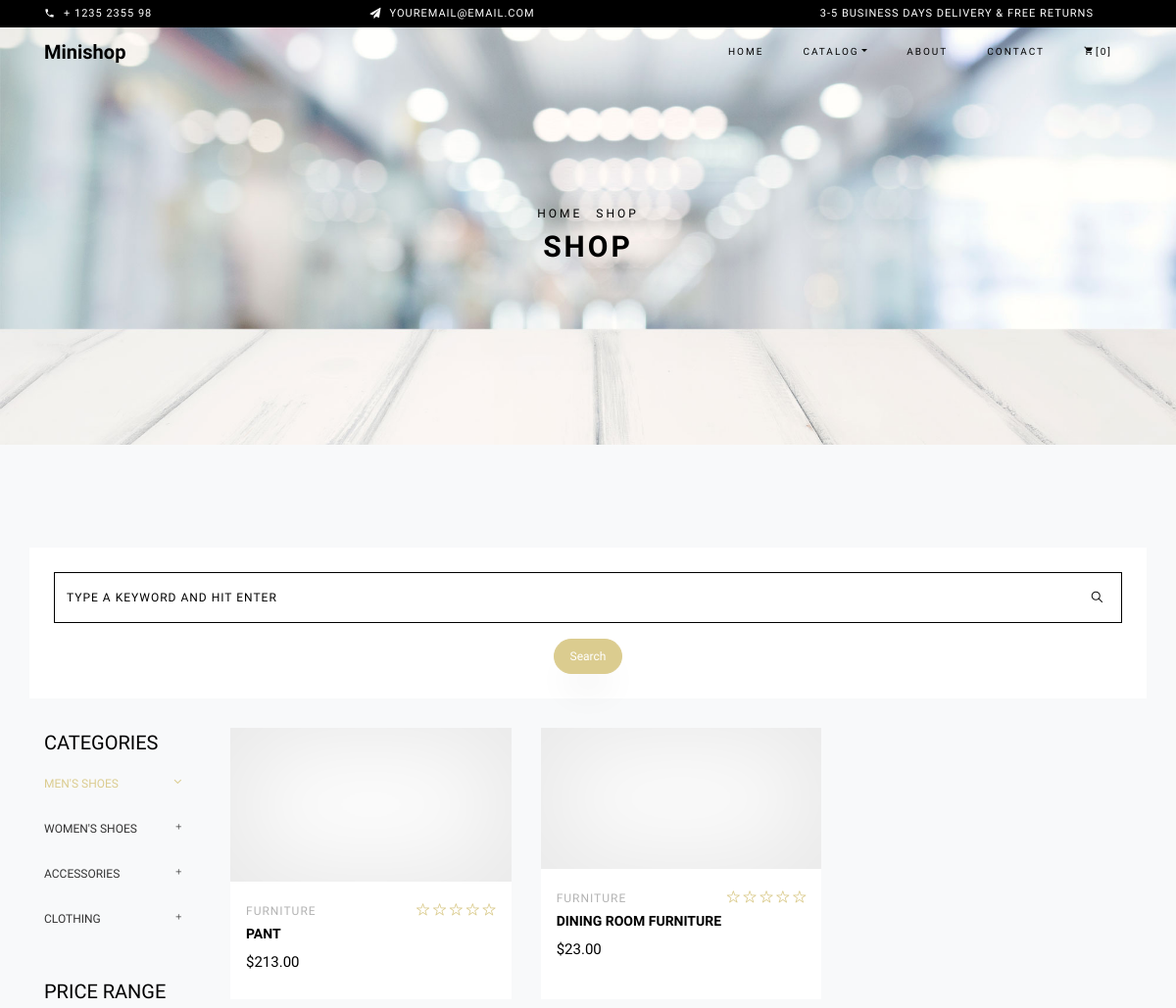
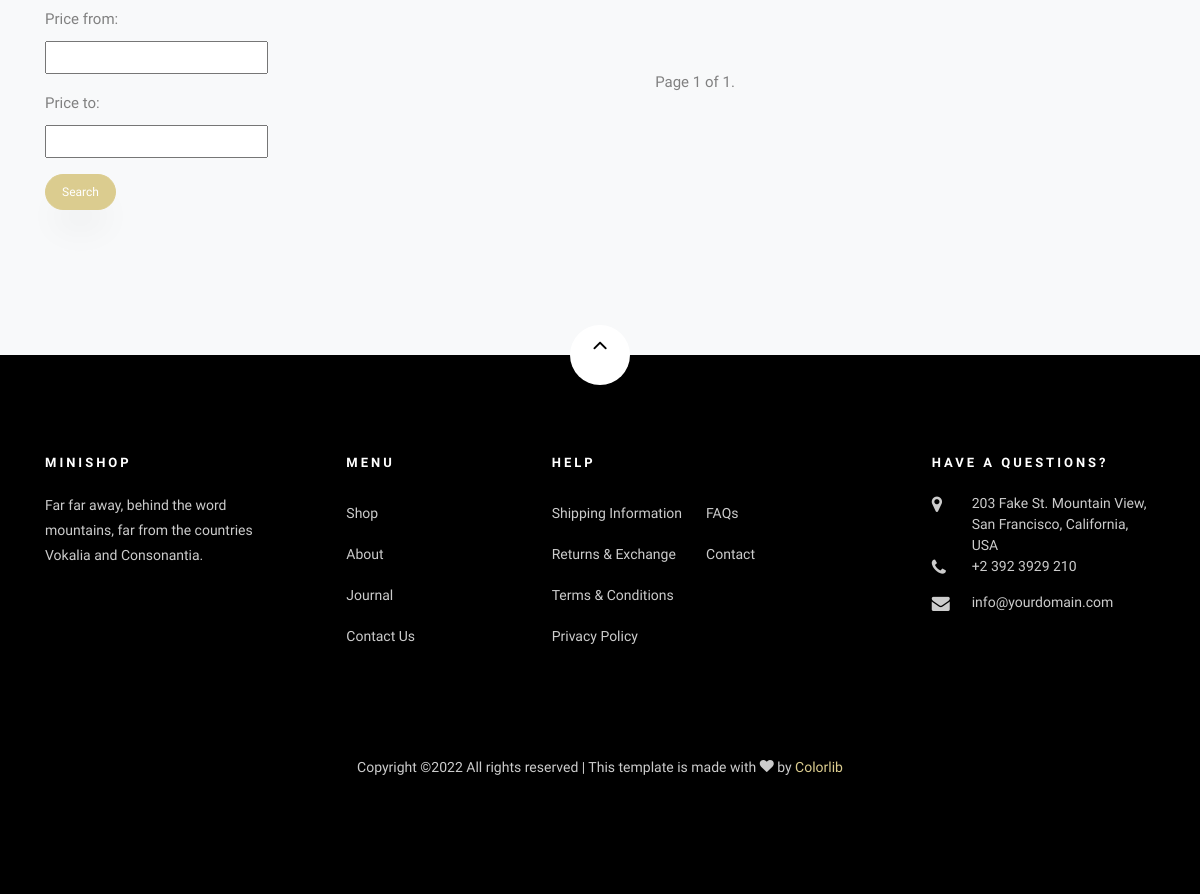
Screenshot of /products_page/ (signed in) with the database file from the repository (2 pictures, top to bottom).
### products/models.py (models this page shows, shortened)
class Product(models.Model):
    product_name = models.CharField(max_length=125)
    slug = models.SlugField(max_length=50, unique=True)
    description = models.TextField()
    price = models.DecimalField(max_digits=19, decimal_places=2)
    image = models.ImageField(upload_to='images/', blank=True, null=True)
    stock = models.IntegerField(default=1)
    is_available = models.BooleanField(default=True)
    category = models.ForeignKey(Category, related_name='product_cat',  on_delete=models.CASCADE)
    created_date = models.DateTimeField(auto_now_add=True)
    modified_date = models.DateTimeField(auto_now=True)
    def __str__(self):
        return self.product_name

class Category(models.Model):
    category_name = models.CharField(max_length=200, unique=True)
    slug = models.SlugField(max_length=100, unique=True)
    description = models.TextField(blank=True, max_length=255)
    cat_image = models.ImageField(blank=True, upload_to='photos/categories')
    class Meta:
        verbose_name = 'category'
        verbose_name_plural = 'categories'

### products/views.py (the view)
# urls.py: path('products_page/', products_home, name='products_page'),
@login_required(login_url = 'account:login')
def products_home(request):
    all_category = Category.objects.all()
    if request.method == 'POST':
        if 'search_product' in request.POST:
            search = request.POST['search_product']
            if search != '':
                all_products_fashion = Product.objects.filter(product_name__icontains=search)
            else:
                all_products_fashion = Product.objects.all()
    else:
        all_products_fashion = Product.objects.all()
        all_products_filter = ProductFilter(request.GET, queryset=all_products_fashion)
        all_products_fashion = all_products_filter.qs
        print(all_products_fashion)
    page_num = request.GET.get('page', 1)
    paginator = Paginator(all_products_fashion, 12)
    try:
        all_products_fashion = paginator.page(page_num)
    except PageNotAnInteger:
        all_products_fashion = paginator.page(1)
    except EmptyPage:
        all_products_fashion = paginator.page(paginator.num_pages)
    context = {
        'all_products_fashion':all_products_fashion,
        'all_category':all_category,
        'all_products_filter':all_products_filter,
    }
    return render(request, 'products/products_home.html', context)

### cart/templatetags/cart_template_tags.py (called while the page is built)
@register.filter
def cart_item_count(user):
    if user.is_authenticated:
        qs = Order.objects.filter(user=user, ordered=False)
        if qs.exists():
            return qs[0].items.count()
    return 0

### products/templates/products/products_home.html (shortened to what this page needs)
{% extends 'base/base.html' %}
{% load static %}
{%block content%}
<div class="hero-wrap hero-bread" style="background-image: url('images/bg_6.jpg');">
      <div class="container">
        <div class="row no-gutters slider-text align-items-center justify-content-center">
          <div class="col-md-9 ftco-animate text-center">
          	<p class="breadcrumbs"><span class="mr-2"><a href="index.html">Home</a></span> <span>Shop</span></p>
            <h1 class="mb-0 bread">Shop</h1>
          </div>
        </div>
      </div>
    </div>
    <section class="ftco-section bg-light">
    	<div class="container">
    		<div class="row">
    			<div class="col-md-8 col-lg-10 order-md-last">
    				<div class="row">
              {% for product in all_products_fashion %}
  		    			<div class="col-sm-12 col-md-12 col-lg-4 ftco-animate d-flex">
  		    				<div class="product d-flex flex-column">
  		    					<a href="#" class="img-prod"><img class="img-fluid" src="{{product.image.url}}" alt="Colorlib Template">
  		    					</a>
  		    					<div class="text py-3 pb-4 px-3">
  		    						<div class="d-flex">
  		    							<div class="cat">
  				    						<span>{{product.category.category_name}}</span>
  				    					</div>
  				    					<div class="rating">
  			    							<p class="text-right mb-0">
  			    								<a href="#"><span class="ion-ios-star-outline"></span></a>
  			    								<a href="#"><span class="ion-ios-star-outline"></span></a>
  			    								<a href="#"><span class="ion-ios-star-outline"></span></a>
  			    								<a href="#"><span class="ion-ios-star-outline"></span></a>
  			    								<a href="#"><span class="ion-ios-star-outline"></span></a>
  			    							</p>
  			    						</div>
  			    					</div>
  		    						<h3><a href="#">{{product.product_name}}</a></h3>
  		    						<div class="pricing">
  			    						<p class="price"><span>${{product.price}}</span></p>
  			    					</div>
  		    					</div>
  		    				</div>
  		    			</div>
              {% endfor %}
		    		</div>
		    		<div class="row mt-5">
		          <div class="col text-center">
		            <div class="block-27">
                  <span class="step-links">
                      <span class="current">
                          Page {{ all_products_fashion.number }} of {{ all_products_fashion.paginator.num_pages }}.
                      </span>
                  </span>
		            </div>
		          </div>
		        </div>
		    	</div>
          <div class="sidebar-box">
            <form class="search-form" method="post">
              <div class="form-group">
                <span class="icon ion-ios-search"></span>
                <input type="text" class="form-control" name='search_product' placeholder="Type a keyword and hit enter">
              </div>
              <div align="center">
                <button type="submit" class="btn btn-primary py-2 px-3">Search</button>
              </div>
            </form>
          </div>
		    	<div class="col-md-4 col-lg-2">
		    		<div class="sidebar">
							<div class="sidebar-box-2">
								<h2 class="heading">Categories</h2>
								<div class="fancy-collapse-panel">
                  <div class="panel-group" id="accordion" role="tablist" aria-multiselectable="true">
                     <div class="panel panel-default">
                         <div class="panel-heading" role="tab" id="headingOne">
                             <h4 class="panel-title">
                                 <a data-toggle="collapse" data-parent="#accordion" href="#collapseOne" aria-expanded="true" aria-controls="collapseOne">Men's Shoes
                                 </a>
                             </h4>
                         </div>
                     </div>
                     <div class="panel panel-default">
                         <div class="panel-heading" role="tab" id="headingTwo">
                             <h4 class="panel-title">
                                 <a class="collapsed" data-toggle="collapse" data-parent="#accordion" href="#collapseTwo" aria-expanded="false" aria-controls="collapseTwo">Women's Shoes
                                 </a>
                             </h4>
                         </div>
                     </div>
                     <div class="panel panel-default">
                         <div class="panel-heading" role="tab" id="headingThree">
                             <h4 class="panel-title">
                                 <a class="collapsed" data-toggle="collapse" data-parent="#accordion" href="#collapseThree" aria-expanded="false" aria-controls="collapseThree">Accessories
                                 </a>
                             </h4>
                         </div>
                     </div>
                     <div class="panel panel-default">
                         <div class="panel-heading" role="tab" id="headingFour">
                             <h4 class="panel-title">
                                 <a class="collapsed" data-toggle="collapse" data-parent="#accordion" href="#collapseFour" aria-expanded="false" aria-controls="collapseThree">Clothing
                                 </a>
                             </h4>
                         </div>
                     </div>
                  </div>
               </div>
							</div>
							<div class="sidebar-box-2">
								<h2 class="heading">Price Range</h2>
                <form method="get">
                  {{ all_products_filter.form.as_p }}
                  <button type="submit" class="btn btn-primary py-2 px-3">Search</button>
              </form>
							</div>
						</div>
    			</div>
    		</div>
    	</div>
    </section>
{%endblock%}

### templates/base/base.html (shortened to what this page needs)
{% load static %}
<!DOCTYPE html>
<html lang="en">
  <head>
    <link rel="stylesheet" href="{% static 'css/open-iconic-bootstrap.min.css' %}">
    <link rel="stylesheet" href="{% static 'css/animate.css' %}">
    <link rel="stylesheet" href="{% static 'css/owl.carousel.min.css' %}">
    <link rel="stylesheet" href="{% static 'css/owl.theme.default.min.css' %}">
    <link rel="stylesheet" href="{% static 'css/magnific-popup.css' %}">
    <link rel="stylesheet" href="{% static 'css/aos.css' %}">
    <link rel="stylesheet" href="{% static 'css/ionicons.min.css' %}">
    <link rel="stylesheet" href="{% static 'css/bootstrap-datepicker.css' %}">
    <link rel="stylesheet" href="{% static 'css/jquery.timepicker.css' %}">
    <link rel="stylesheet" href="{% static 'css/flaticon.css' %}">
    <link rel="stylesheet" href="{% static 'css/icomoon.css' %}">
    <link rel="stylesheet" href="{% static 'css/style.css' %}">
  </head>
  {% load cart_template_tags %}
  <body class="goto-here">
		<div class="py-1 bg-black">
    	<div class="container">
    		<div class="row no-gutters d-flex align-items-start align-items-center px-md-0">
	    		<div class="col-lg-12 d-block">
		    		<div class="row d-flex">
		    			<div class="col-md pr-4 d-flex topper align-items-center">
					    	<div class="icon mr-2 d-flex justify-content-center align-items-center"><span class="icon-phone2"></span></div>
						    <span class="text">+ 1235 2355 98</span>
					    </div>
					    <div class="col-md pr-4 d-flex topper align-items-center">
					    	<div class="icon mr-2 d-flex justify-content-center align-items-center"><span class="icon-paper-plane"></span></div>
						    <span class="text">youremail@email.com</span>
					    </div>
					    <div class="col-md-5 pr-4 d-flex topper align-items-center text-lg-right">
						    <span class="text">3-5 Business days delivery &amp; Free Returns</span>
					    </div>
				    </div>
			    </div>
		    </div>
		  </div>
    </div>
    <nav class="navbar navbar-expand-lg navbar-dark ftco_navbar bg-dark ftco-navbar-light" id="ftco-navbar">
	    <div class="container">
	      <a class="navbar-brand" href="/">Minishop</a>
	      <div class="collapse navbar-collapse" id="ftco-nav">
	        <ul class="navbar-nav ml-auto">
	          <li class="nav-item active"><a href="/" class="nav-link">Home</a></li>
	          <li class="nav-item dropdown">
              <a class="nav-link dropdown-toggle" href="#" id="dropdown04" data-toggle="dropdown" aria-haspopup="true" aria-expanded="false">Catalog</a>
            </li>
	          <li class="nav-item"><a href="#" class="nav-link">About</a></li>
	          <li class="nav-item"><a href="{% url 'account:contact' %}" class="nav-link">Contact</a></li>
	          <li class="nav-item cta cta-colored"><a href="{% url 'cart:cart' %}" class="nav-link"><span class="icon-shopping_cart"></span>[{{ request.user|cart_item_count }}]</a></li>
	        </ul>
	      </div>
	    </div>
	  </nav>
    {%block content%}
    {%endblock%}
    <footer class="ftco-footer ftco-section">
      <div class="container">
      	<div class="row">
      		<div class="mouse">
						<a href="#" class="mouse-icon">
							<div class="mouse-wheel"><span class="ion-ios-arrow-up"></span></div>
						</a>
					</div>
      	</div>
        <div class="row mb-5">
          <div class="col-md">
            <div class="ftco-footer-widget mb-4">
              <h2 class="ftco-heading-2">Minishop</h2>
              <p>Far far away, behind the word mountains, far from the countries Vokalia and Consonantia.</p>
              <ul class="ftco-footer-social list-unstyled float-md-left float-lft mt-5">
              </ul>
            </div>
          </div>
          <div class="col-md">
            <div class="ftco-footer-widget mb-4 ml-md-5">
              <h2 class="ftco-heading-2">Menu</h2>
              <ul class="list-unstyled">
                <li><a href="#" class="py-2 d-block">Shop</a></li>
                <li><a href="#" class="py-2 d-block">About</a></li>
                <li><a href="#" class="py-2 d-block">Journal</a></li>
                <li><a href="#" class="py-2 d-block">Contact Us</a></li>
              </ul>
            </div>
          </div>
          <div class="col-md-4">
             <div class="ftco-footer-widget mb-4">
              <h2 class="ftco-heading-2">Help</h2>
              <div class="d-flex">
	              <ul class="list-unstyled mr-l-5 pr-l-3 mr-4">
	                <li><a href="#" class="py-2 d-block">Shipping Information</a></li>
	                <li><a href="#" class="py-2 d-block">Returns &amp; Exchange</a></li>
	                <li><a href="#" class="py-2 d-block">Terms &amp; Conditions</a></li>
	                <li><a href="#" class="py-2 d-block">Privacy Policy</a></li>
	              </ul>
	              <ul class="list-unstyled">
	                <li><a href="#" class="py-2 d-block">FAQs</a></li>
	                <li><a href="#" class="py-2 d-block">Contact</a></li>
	              </ul>
	            </div>
            </div>
          </div>
          <div class="col-md">
            <div class="ftco-footer-widget mb-4">
            	<h2 class="ftco-heading-2">Have a Questions?</h2>
            	<div class="block-23 mb-3">
	              <ul>
	                <li><span class="icon icon-map-marker"></span><span class="text">203 Fake St. Mountain View, San Francisco, California, USA</span></li>
	                <li><a href="#"><span class="icon icon-phone"></span><span class="text">+2 392 3929 210</span></a></li>
	                <li><a href="#"><span class="icon icon-envelope"></span><span class="text">info@yourdomain.com</span></a></li>
	              </ul>
	            </div>
            </div>
          </div>
        </div>
        <div class="row">
          <div class="col-md-12 text-center">
            <p>
						  Copyright &copy;<script>document.write(new Date().getFullYear());</script> All rights reserved | This template is made with <i class="icon-heart color-danger" aria-hidden="true"></i> by <a href="https://colorlib.com" target="_blank">Colorlib</a>
						</p>
          </div>
        </div>
      </div>
    </footer>
  </body>
</html>

### static/css/icomoon.css (style rules this page uses)
[class^="icon-"], [class*=" icon-"] { font-family: 'icomoon' !important; speak: none; font-style: normal; font-weight: normal; font-variant: normal; text-transform: none; line-height: 1; -webkit-font-smoothing: antialiased; -moz-osx-font-smoothing: grayscale; }
.icon-heart:before { content: "\f004"; }
.icon-map-marker:before { content: "\f041"; }
.icon-phone:before { content: "\f095"; }
.icon-envelope:before { content: "\f0e0"; }
.icon-paper-plane:before { content: "\f1d8"; }
.icon-phone2:before { content: "\e0cd"; }
.icon-shopping_cart:before { content: "\e8cc"; }

### rows the page displays
Product: category.category_name "FURNITURE", product_name "PANT", price "213.00"
Product: category.category_name "FURNITURE", product_name "DINING ROOM FURNITURE", price "23.00"

### other values shown
{{ request.user|cart_item_count }} "0"
{{ all_products_fashion.number }} "1"
{{ all_products_fashion.paginator.num_pages }} "1"
